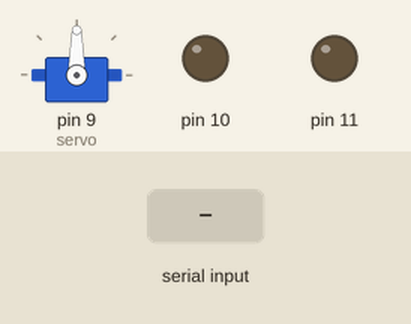
Simulated run of this sketch. Board: Arduino Uno, built with avr-gcc and run on an emulated ATmega328P. On the bench: servo, output pins drawn as LEDs (lit = HIGH). The inputs (shaded band) are chosen by the test bench.

Above: at 1.2 s.
1.3 s: "f" received over the second serial link
At 2.1 s:
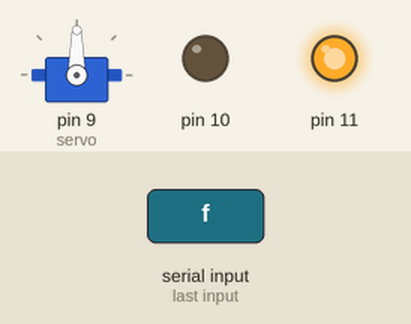
2.8 s: "b" received over the second serial link
At 3.3 s:
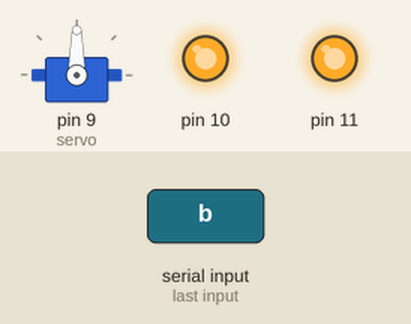
4.3 s: "r" received over the second serial link
At 5.5 s:
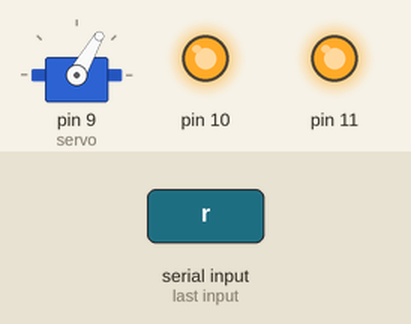
5.8 s: "l" received over the second serial link
At 6.8 s:
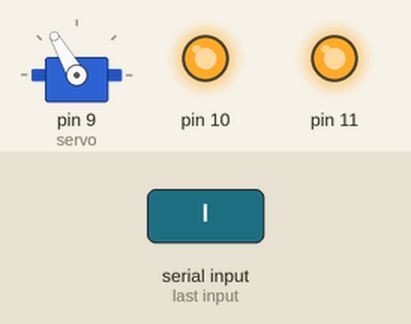
7.3 s: "c" received over the second serial link
At 7.9 s:
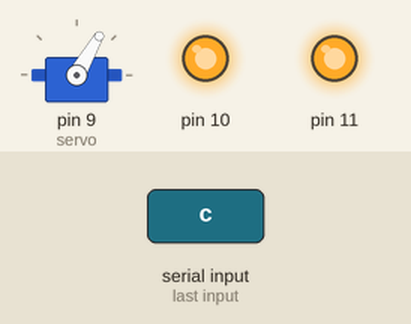
8.8 s: "a" received over the second serial link
At 9.1 s:
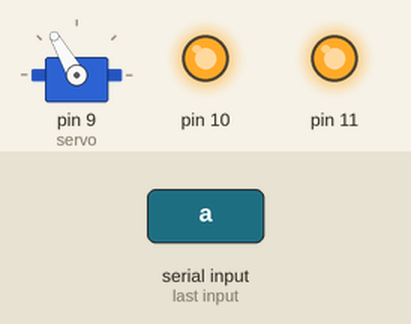
Timing chart, 0 to 11.3 s (numbered marks = the images above; inputs shaded):
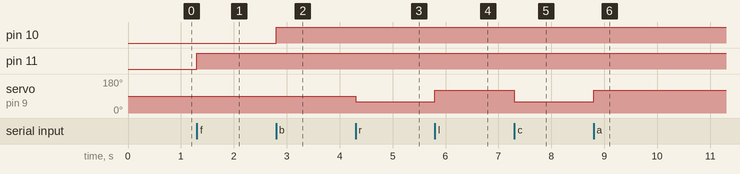

Measured:
- after the input at 1.3 s, pin 11: LOW → HIGH at once
- after the input at 2.8 s, pin 10: LOW → HIGH at once
- after the input at 4.3 s, servo on pin 9 (servo): 90° → 60° at once
- after the input at 5.8 s, servo on pin 9 (servo): 60° → 120° at once
- after the input at 7.3 s, servo on pin 9 (servo): 120° → 60° at once
- after the input at 8.8 s, servo on pin 9 (servo): 60° → 120° at once

The sketch:

BTCar.ino
```cpp
#include <Servo.h>
#include <SoftwareSerial.h>

SoftwareSerial bt(8,7);
Servo servo;

void setup() {
  pinMode (10, OUTPUT);
  pinMode (11, OUTPUT);

  servo.attach(9);
  servo.write(90);

  bt.begin(9600);
}

void forward()
{
  analogWrite (11, 255);
}


void backward()
{
  analogWrite (10, 255);
}


void right() {
  servo.write(60);
}


void left() {
  servo.write(120);
}


void straight()
{
  servo.write(90);
}

void standby()
{
  servo.write(90);
  digitalWrite(10, 0);
  digitalWrite(11, 0);
}


void loop()
{
  while(bt.available())
  {
    char data = bt.read();

    switch(data)
    {
      case 'f':
      straight();
      forward();
      break;

      case 'b':
      straight();
      backward();
      break;

      case 'r':
      right();
      break;

      case 'l':
      left();
      break;

      case 'c':
      right();
      forward();
      break;

      case 'a':
      left();
      forward();
      break;

      case 'e':
      right();
      backward();
      break;

      case 'd':
      left();
      backward();
      break;

      case '0':
      standby();
      break;
    }


   }
  }
```
